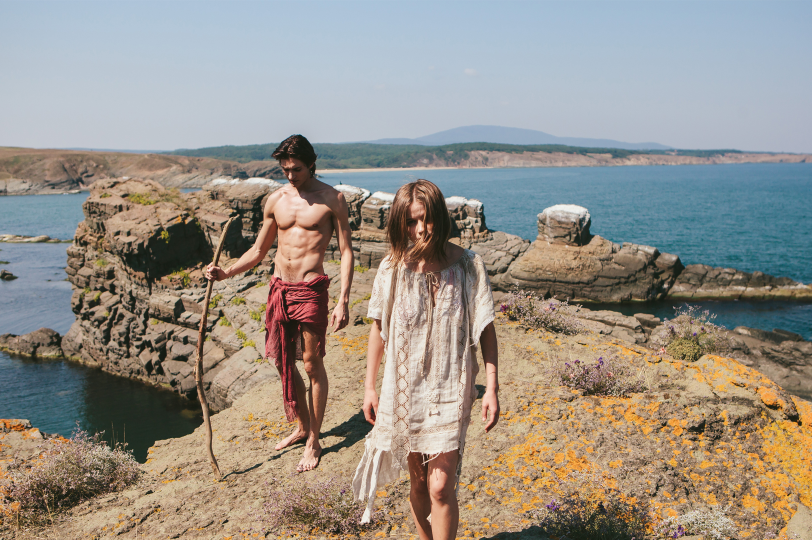
//> input picture show.png, 1624 x 1080 px (shown at 1/2 size)
$ ./main   (built with g++ and OpenCV 4)
//> lines starting //> are read from the running program, lines starting //| are printed output that depends on the picture
#include <iostream>
#include <opencv2/opencv.hpp>

using namespace std;
using namespace cv;

void showImage(string name,Mat & srcImage){
    imshow(name, srcImage);
}

Mat initImage(){
    Mat  srcImage = imread("show.png");
//> srcImage is the input picture: 1080 rows x 1624 cols, CV_8UC3; mean B, G, R 136, 145.1, 151.9
    //showImage("init image",srcImage);
    return srcImage;
}


Mat roiImage(Mat & srcImage){
    Rect roiRect(240,300,620,480);
    Mat roiMat(srcImage,roiRect);
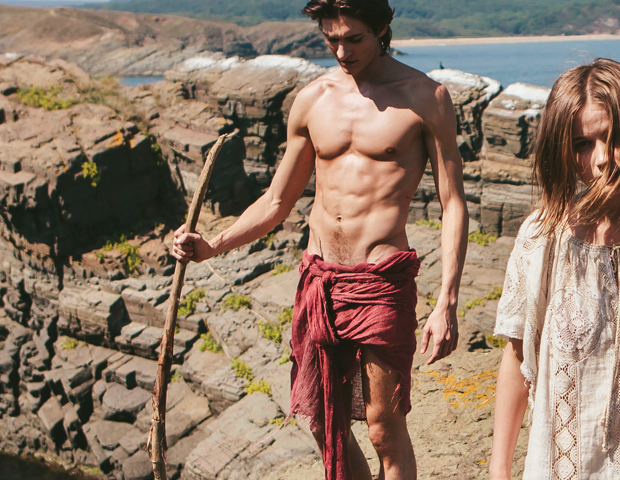
//> roiMat: 480 rows x 620 cols, CV_8UC3; mean B, G, R 104.6, 122.2, 145
    //showImage ("roiImage",roiMat);

    return roiMat;
}

void rangeImage(Mat & srcImage){
    Mat roiMat2 = srcImage(Range::all(), Range(240, 620+240));
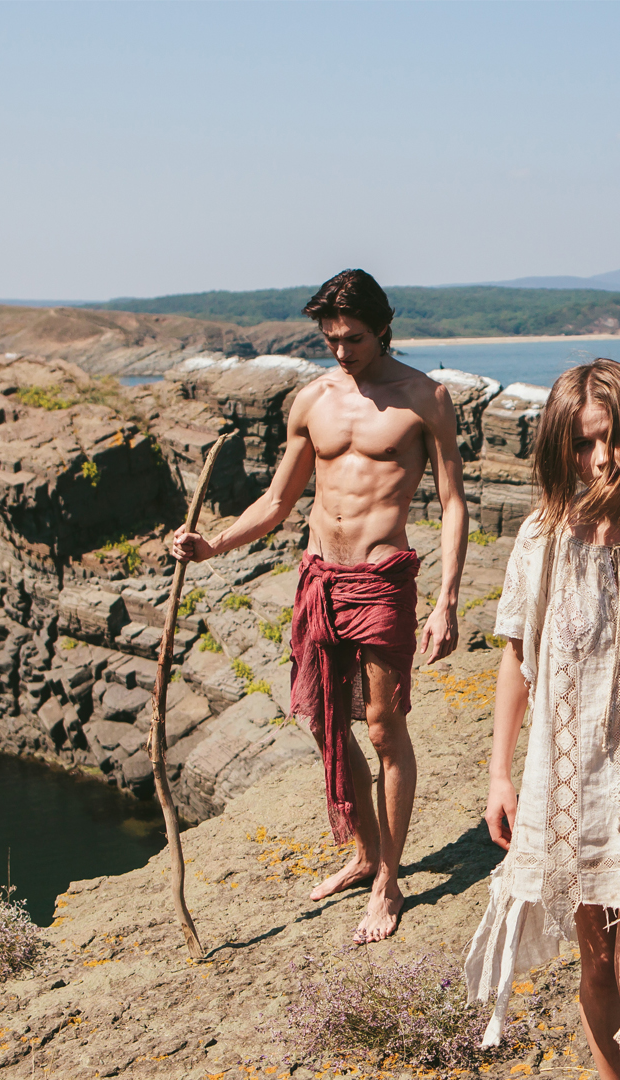
//> roiMat2: 1080 rows x 620 cols, CV_8UC3; mean B, G, R 134.8, 146, 158.9
    //showImage ("roiImage2",roiMat2);
}

void sobelImage(Mat & srcImage){
    Sobel(srcImage,srcImage,CV_8U,1,1);
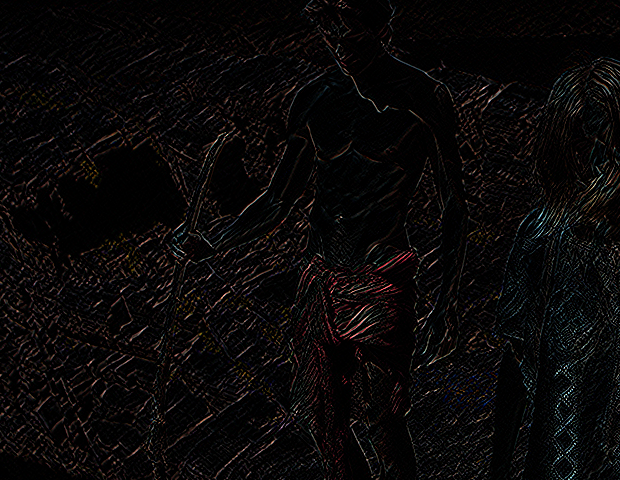
//> srcImage: 480 rows x 620 cols, CV_8UC3; mean B, G, R 7.8, 7.9, 9.8
    //showImage ("sobelImage",srcImage);
}

int main() {
    Mat  srcImage = initImage();

    Mat roiMat = roiImage(srcImage);
    rangeImage(srcImage);
    sobelImage(roiMat);
    showImage ("roiImage",srcImage);
//> in showImage, `imshow(name, srcImage);`:
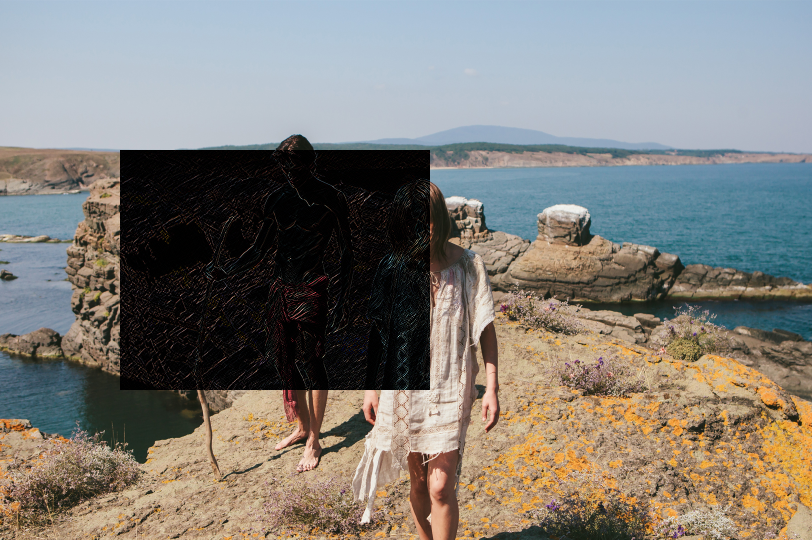
//> window 'roiImage': 1080 rows x 1624 cols, CV_8UC3 (shown at 1/2 size); mean B, G, R 119.6, 125.7, 129
    waitKey(0);
    return 0;
}
